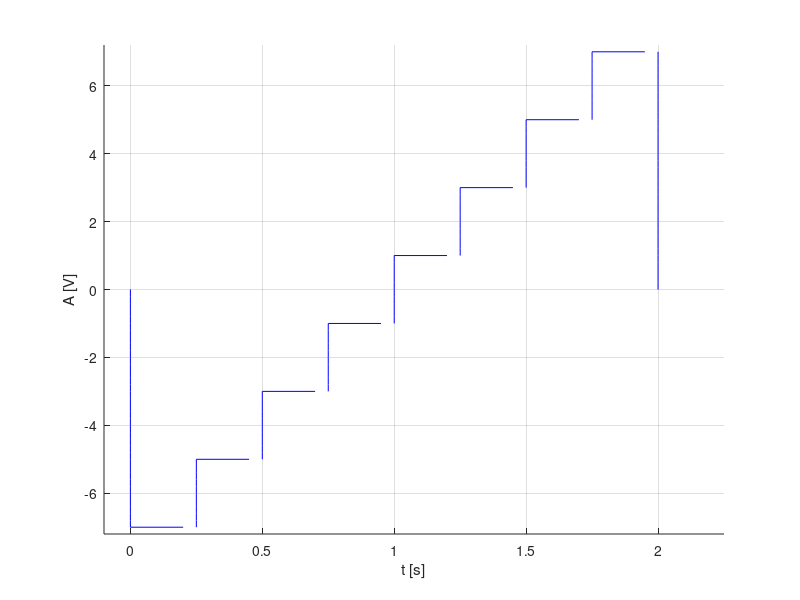

The MATLAB script that drew this image:
%Se va genera un semnal cu rezolutie temporara de 2ms pentru un semnal continuu de tipul:
% Semnal dreptunghiular multinivel, aleator
% Durata fiecarui nivel: 0,25 s.
% Nivelurile {-7,-5,-3,-1,1,3,5,7}

hold on
xlabel('t [s]'),ylabel('A [V]')
%d) nivelurile {-7,-5,-3,-1,1,3,5,7}
%Rezolutia temporara de 2ms



%y variaza de la 0 la -7
y=0:-0.2:-7;
x=y*0;
plot(x,y,'b')
%nivel -7
x = 0: 0.2: 1/4;
y = -7+0*x;
plot(x, y, 'b'),grid

%x=1/4;y variaza de la -7 la -5
y=-7:0.2:-5;
x=y*0+1/4;
plot(x,y,'b')

%nivel -5
x = 1/4:0.2:1/2;
y=-5+0*x;
plot(x,y,'b')

%x=1/2; y variaza de la -5 la -3
y=-5:0.2:-3;
x=y*0+1/2;
plot(x,y,'b')

%nivel -3
x = 1/2:0.2:3/4;
y=-3+x*0;
plot(x,y,'b')

%x=3/4; y variaza de la -3 la -1
y=-3:0.2:-1;
x=y*0+3/4;
plot(x,y,'b')

%nivel -1
x = 3/4:0.2:1;
y=-1+x*0;
plot(x,y,'b')

%x=1; y variaza de la -1 la 1;
y=-1:0.2:1;
x=y*0+1;
plot(x,y,'b')

%nivel 1
x = 1:0.2:5/4;
y=1+x*0;
plot(x,y,'b')

%x=5/4; y variaza de la 1 la 3
y=1:0.2:3;
x=y*0+5/4;
plot(x,y,'b')

%nivel 3
x = 5/4:0.2:6/4;
y=3+x*0;
plot(x,y,'b')

%x=6/4; y variaza de la 3 la 5
y=3:0.2:5;
x=y*0+6/4;
plot(x,y,'b')

%nivel 5
x = 6/4:0.2:7/4;
y=5+x*0;
plot(x,y,'b')

%x=7/4; y variaza de la 5 la 7
y=5:0.2:7;
x=7/4+y*0;
plot(x,y,'b')

%nivel 7
x = 7/4:0.2:8/4;
y=7+x*0;
plot(x,y,'b')

%x=2; y variaza de la 7 la 0
y=7:-0.2:0;
x=2+y*0;
plot(x,y,'b')


axis([-0.1 2.25 -7.2 7.2])


%


